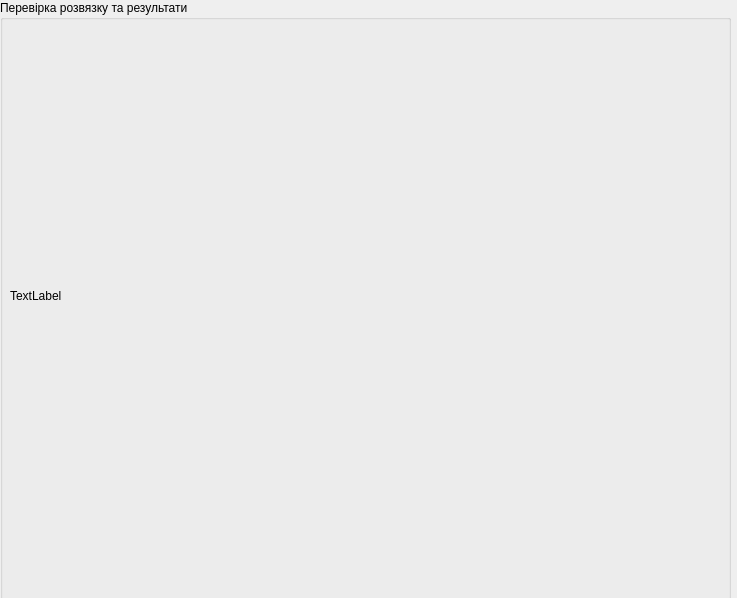
<?xml version="1.0" encoding="UTF-8"?>
<ui version="4.0">
 <class>Dialog</class>
 <widget class="QDialog" name="Dialog">
  <property name="geometry">
   <rect>
    <x>0</x>
    <y>0</y>
    <width>737</width>
    <height>598</height>
   </rect>
  </property>
  <property name="windowTitle">
   <string>Dialog</string>
  </property>
  <widget class="QGroupBox" name="groupBox">
   <property name="geometry">
    <rect>
     <x>0</x>
     <y>0</y>
     <width>731</width>
     <height>601</height>
    </rect>
   </property>
   <property name="title">
    <string>Перевірка розвязку та результати</string>
   </property>
   <widget class="QLabel" name="label">
    <property name="geometry">
     <rect>
      <x>10</x>
      <y>50</y>
      <width>441</width>
      <height>491</height>
     </rect>
    </property>
    <property name="text">
     <string>TextLabel</string>
    </property>
   </widget>
  </widget>
 </widget>
 <resources/>
 <connections/>
</ui>
